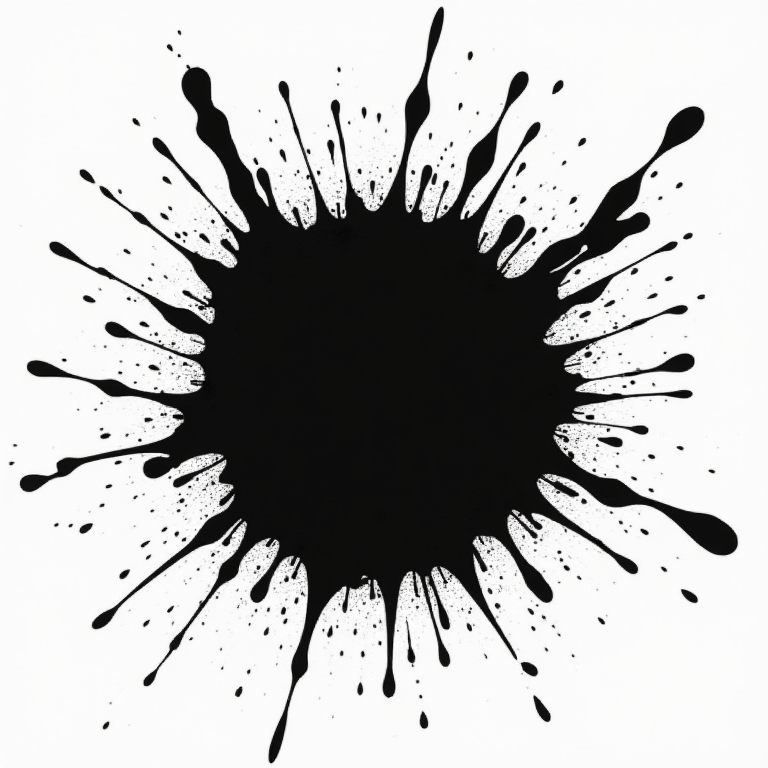
#> input picture art/generated/ink-splatter/ink-splatter__00004_.png, 768 x 768 px, found by its file name
$ python process-particles.py
#> lines starting #> are read from the running program, lines starting #| are printed output that depends on the picture
"""Convert generated white-on-black particle art into alpha sprites.

Luminance -> alpha, autocrop, downscale, premultiplied-white RGB so
ParticlePool's runtime tint colours them per effect.

Usage (after reviewing candidates in art/generated/<job>/ and picking one):
    ../../../math-sdk/env/Scripts/python.exe process-particles.py

Edit PICKS below: job-dir -> (chosen filename, output name, max size px).
"""
import os
import numpy as np
from PIL import Image

GEN = r"C:\Users\tiger\Desktop\Stake\game-1\Ayakashi\art\generated"
HERE = os.path.dirname(os.path.abspath(__file__))
OUT = os.path.join(HERE, "static", "assets", "sprites", "particles")

# job-dir: (filename, out-name, max-px)  — filename chosen after visual review
PICKS = {
    "ink-splatter":  ("ink-splatter__00004_.png", "ink_splat", 256),  # most radial energy
    "sakura-petal":  ("sakura-petal__00002_.png", "petal", 128),       # single petal, not full flower
    "paper-shred":   ("paper-shred__00001_.png", "paper", 128),
    "ember-flake":   ("ember-flake__00001_.png", "ember", 128),
    "smoke-wisp":    ("smoke-wisp__00001_.png", "smoke", 192),
}

os.makedirs(OUT, exist_ok=True)
for job, (fn, out_name, max_px) in PICKS.items():
    path = os.path.join(GEN, job, fn)
    if not os.path.exists(path):
        print(f"SKIP {job}: {fn} not found")
        continue
    im = Image.open(path).convert("RGB")
#> im is the input picture: PIL image 768x768 RGB; mean R, G, B 183.6, 183.6, 183.3
    arr = np.asarray(im).astype(np.float32)
    lum = (0.299 * arr[..., 0] + 0.587 * arr[..., 1] + 0.114 * arr[..., 2])
    # auto-polarity: FLUX sometimes delivers black-on-white (ink prior is
    # strong) — sample the corners; if the background is bright, invert.
    h_, w_ = lum.shape
#> h_ = 768; w_ = 768
    corners = np.mean([lum[:20, :20].mean(), lum[:20, -20:].mean(),
                       lum[-20:, :20].mean(), lum[-20:, -20:].mean()])
#> corners = 250.8
    if corners > 128:
        lum = 255 - lum
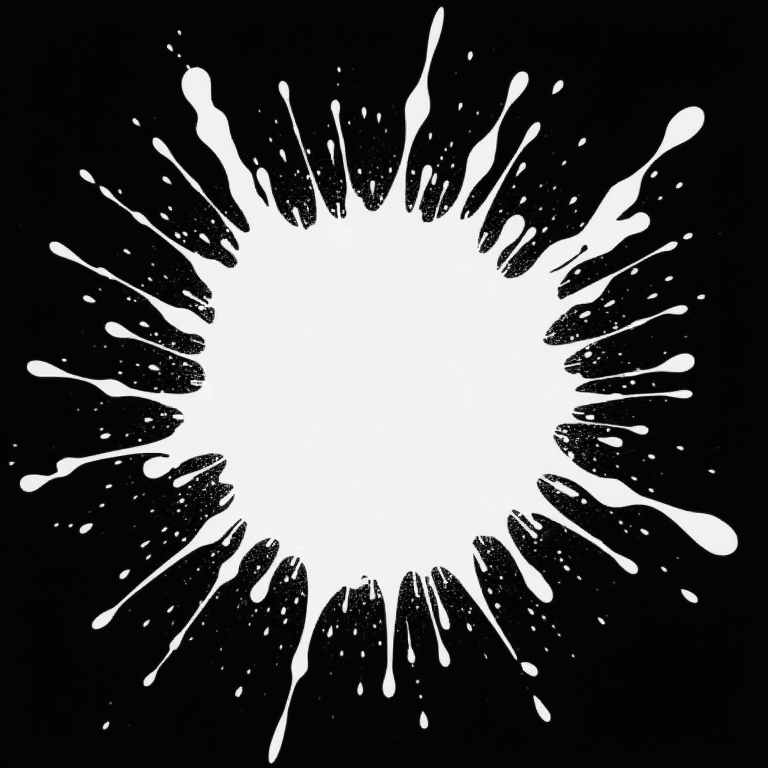
#> lum: shape (768, 768) float32; min 0, max 255, mean 71.5
    # gentle knee so faint glow survives but the black floor clips to 0
    alpha = np.clip((lum - 12) / (255 - 12), 0, 1) ** 0.9 * 255

    rgba = np.zeros((*lum.shape, 4), np.uint8)
    rgba[..., 0] = rgba[..., 1] = rgba[..., 2] = 255  # white body, tinted at runtime
    rgba[..., 3] = alpha.astype(np.uint8)
    sprite = Image.fromarray(rgba)

    bbox = sprite.getbbox()
#> bbox = (8, 6, 739, 765)
    if bbox:
        sprite = sprite.crop(bbox)
    sprite.thumbnail((max_px, max_px), Image.LANCZOS)
#> sprite: PIL image 247x256 RGBA
    dest = os.path.join(OUT, f"{out_name}.webp")
    sprite.save(dest, "WEBP", lossless=False, quality=92)
    print(f"{job:14s} -> {out_name}.webp  {sprite.size}  {os.path.getsize(dest)//1024}KB")
#| ink-splatter   -> ink_splat.webp  (247, 256)  19KB
